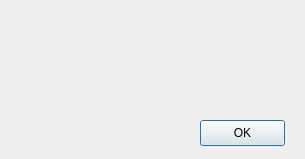
<?xml version="1.0" encoding="UTF-8"?>
<ui version="4.0">
 <class>MessageDialog</class>
 <widget class="QDialog" name="MessageDialog">
  <property name="geometry">
   <rect>
    <x>0</x>
    <y>0</y>
    <width>305</width>
    <height>159</height>
   </rect>
  </property>
  <property name="windowTitle">
   <string>A message for you</string>
  </property>
  <property name="windowIcon">
   <iconset resource="../resources.qrc">
    <normaloff>:/img/128/pixmate.png</normaloff>:/img/128/pixmate.png</iconset>
  </property>
  <widget class="QLabel" name="messageLabel">
   <property name="geometry">
    <rect>
     <x>20</x>
     <y>20</y>
     <width>271</width>
     <height>91</height>
    </rect>
   </property>
   <property name="lineWidth">
    <number>10</number>
   </property>
   <property name="text">
    <string/>
   </property>
   <property name="scaledContents">
    <bool>true</bool>
   </property>
   <property name="alignment">
    <set>Qt::AlignCenter</set>
   </property>
   <property name="wordWrap">
    <bool>true</bool>
   </property>
  </widget>
  <widget class="QPushButton" name="okButton">
   <property name="geometry">
    <rect>
     <x>200</x>
     <y>120</y>
     <width>85</width>
     <height>26</height>
    </rect>
   </property>
   <property name="text">
    <string>OK</string>
   </property>
   <property name="icon">
    <iconset resource="../resources.qrc">
     <normaloff>:/img/ic_done_black_24dp.ico</normaloff>:/img/ic_done_black_24dp.ico</iconset>
   </property>
  </widget>
 </widget>
 <resources>
  <include location="../resources.qrc"/>
 </resources>
 <connections/>
</ui>
